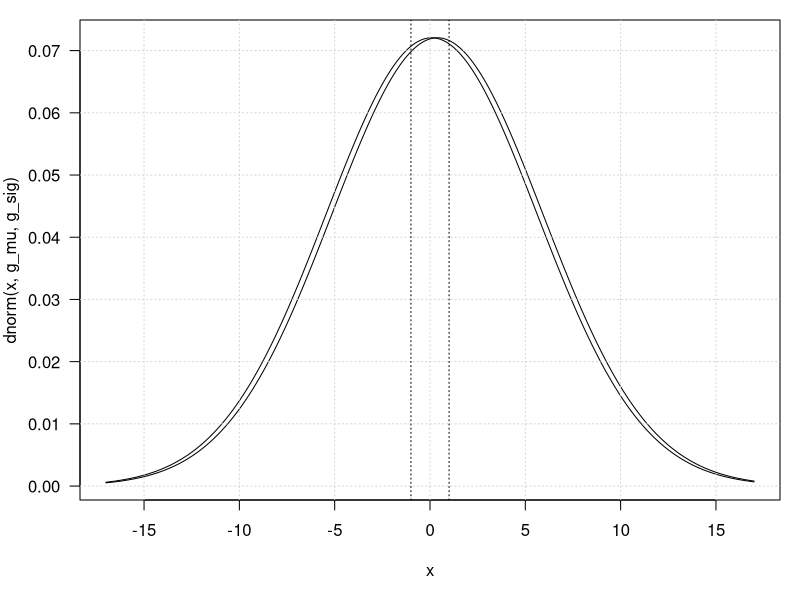

Write R code to recreate this figure.
st <- read.table("stan/ukeu_3.csv", header=TRUE, sep=",")

par_me <- colMeans(st[7:ncol(st)])
par_sd <- apply(st[7:ncol(st)], 2, sd)

par(las=1, mar=c(5,4,1,1))

g_mu <- par_me["grand_mu"]
g_sig <- par_me["grand_sigma"]

curve(dnorm(x, g_mu, g_sig), -17, 17, 501)
curve(dnorm(x, g_mu + par_me["kappa_teleph"], g_sig), n=501, add=TRUE)
grid()
abline(v=c(-1, 1), lty="dotted")

p_leave <- pnorm(-1, g_mu, g_sig)
p_remain <- 1 - pnorm(1, g_mu, g_sig)
p_undec <- 1 - p_leave - p_remain
print(round(100 * c(p_leave, p_undec, p_remain), 1))
